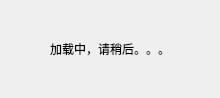
<?xml version="1.0" encoding="UTF-8"?>
<ui version="4.0">
 <class>Form</class>
 <widget class="QWidget" name="Form">
  <property name="geometry">
   <rect>
    <x>0</x>
    <y>0</y>
    <width>220</width>
    <height>98</height>
   </rect>
  </property>
  <property name="windowTitle">
   <string>亲</string>
  </property>
  <layout class="QVBoxLayout" name="verticalLayout">
   <property name="sizeConstraint">
    <enum>QLayout::SetNoConstraint</enum>
   </property>
   <item>
    <widget class="QLabel" name="label">
     <property name="text">
      <string>加载中，请稍后。。。</string>
     </property>
     <property name="alignment">
      <set>Qt::AlignCenter</set>
     </property>
    </widget>
   </item>
  </layout>
 </widget>
 <resources/>
 <connections/>
</ui>
